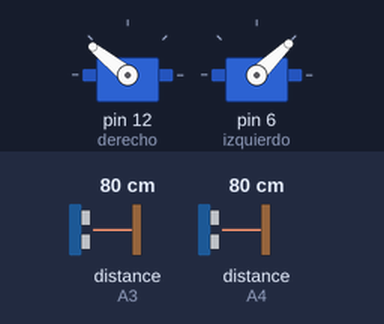
Simulated run of this sketch. Board: Arduino Uno, built with avr-gcc and run on an emulated ATmega328P. Shown: 2 × servo. Inputs (shaded band) come from the test bench; at power-on: distance to the obstacle (sensors on A3, A4) 80 cm. The echo pulse lasts 58.3 µs per cm.

Above: at 1.2 s.
1.3 s: distance to the obstacle (sensor on A3) set to 10 cm
2.8 s: distance to the obstacle (sensor on A3) set to 7 cm
At 4.0 s:
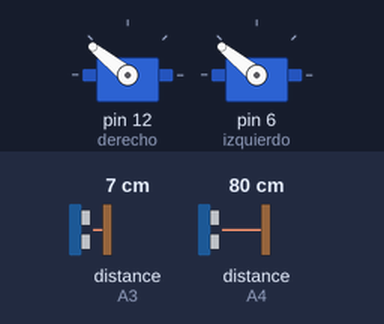
4.3 s: distance to the obstacle (sensor on A4) set to 10 cm
5.8 s: distance to the obstacle (sensor on A4) set to 7 cm
At 7.0 s:
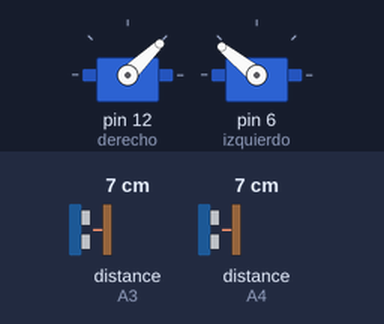
7.3 s: distance to the obstacle (sensor on A3) set to 9 cm
At 8.3 s:
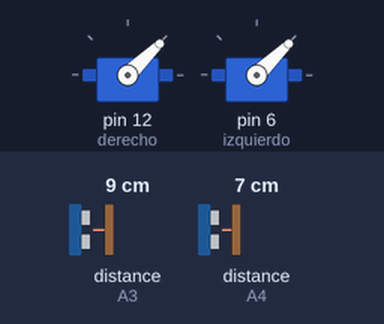
8.8 s: distance to the obstacle (sensor on A3) set to 2 cm
At 9.4 s:
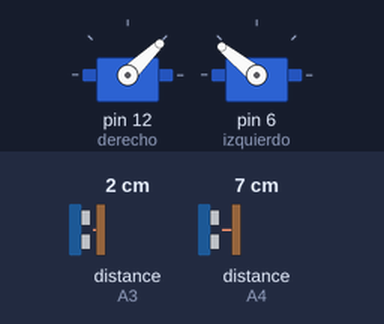
Timing chart, 0 to 11.3 s (numbered marks = the images above; inputs shaded):
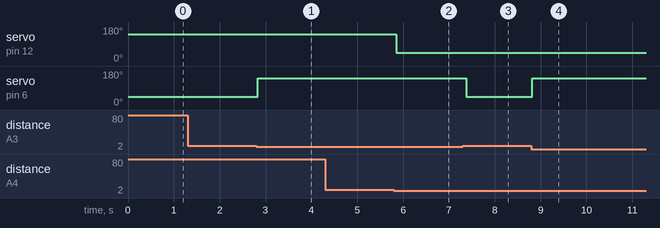

Measured:
- the behaviour switches between 9 and 8 cm on distance to the obstacle (sensor on A3) (found by bisection; images 0 and 1)
- the behaviour switches between 9 and 8 cm on distance to the obstacle (sensor on A4) (found by bisection; images 1 and 2)
- after the input at 1.3 s, every drawn part: stays the same
- after the input at 2.8 s, servo on pin 6 (izquierdo): 44° → 141° at once
- after the input at 4.3 s, every drawn part: stays the same
- after the input at 5.8 s, servo on pin 12 (derecho): 141° → 44° after 0.05 s
- after the input at 7.3 s, servo on pin 6 (izquierdo): 141° → 44° after 0.08 s
- after the input at 8.8 s, servo on pin 6 (izquierdo): 44° → 141° at once

The sketch:

Runaway_Robot.ino
```cpp
//##############################################################################
//##############################################################################
//                                                                             #
// Runaway_Robot                                                               #
// by Joseba Egia Larrinaga                                                    #
// V 2.0 - 31.10.2014                                                          #
// hirikilabs.tabakalera.eu                                                    #
//                                                                             #
// A través de la señal de los sensores de ultrasonidos se mide                #
// la distancia respecto a los obstaculos de la derecha y de                   #
// la izuiqerda, de manera que el robot nunca choque con ellos.                #
//                                                                             #
//                                                                             #
// Con una batería de 9V a plena carga, el robot debe durar unos               #
// 45 minutos sin descanso.                                                    #
//                                                                             #
//##############################################################################
//##############################################################################

//Incluimos las librerías del servo ya integradas y el del ultrasonido https://github.com/JRodrigoTech/Ultrasonic-HC-SR04
#include <Ultrasonic.h>
#include <Servo.h>


// Definimos los movimientos de cada motor servo mediante una posición.
#define derechoParada 1450
#define izquierdoParada  1390
#define derechoAdelante 2000
#define izquierdoAdelante 1000
#define derechoAtras 1000
#define izquierdoAtras 2000

// Definimos dos motores
Servo derecho;
Servo izquierdo;

// Definimos dos sensores de ultrasonido, con sus respectivos cables Trig y Echo.
Ultrasonic ultrasonicD(3,A3);
Ultrasonic ultrasonicI(4,A4);


// Configuramos los motores en sus respectivas salidas digitales.
void setup()
{
derecho.attach(12);
izquierdo.attach(6);
}


// El loop general del programa. Realizamos comparaciones sobre la distancia de cada ultrasonido y actuamos girando en el sentido opuesto.
void loop() {

  if (ultrasonicD.Ranging(CM) > 8 ){
    if (ultrasonicI.Ranging(CM) > 8 ){
      derecho.writeMicroseconds(derechoAdelante);
      izquierdo.writeMicroseconds(izquierdoAdelante);
      delay(100);
    }
    else {
      derecho.writeMicroseconds(derechoAtras);
      izquierdo.writeMicroseconds(izquierdoAdelante);
      delay(100);
    }
  }
  else
  {
    if (ultrasonicI.Ranging(CM) > 8 ){
      derecho.writeMicroseconds(derechoAdelante);
      izquierdo.writeMicroseconds(izquierdoAtras);
      delay(100);
    }
    else {
      derecho.writeMicroseconds(derechoAtras);
      izquierdo.writeMicroseconds(izquierdoAtras);
      delay(100);
    }
  }
}
```
